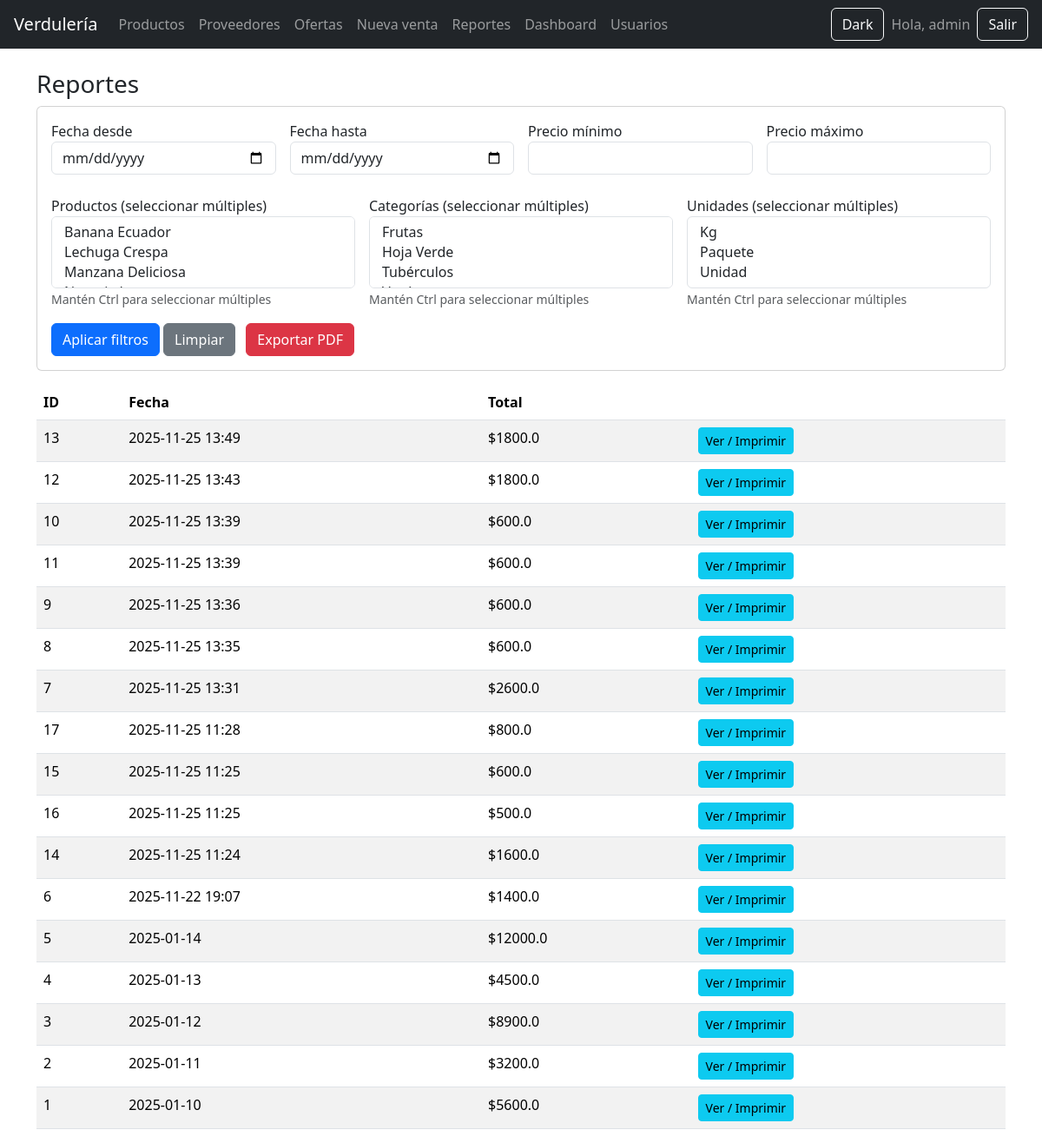
Screenshot of /reportes/ (signed in) with the database file from the repository.
### tables this page shows
CREATE TABLE ventas (
        id INTEGER PRIMARY KEY AUTOINCREMENT,
        fecha TEXT NOT NULL,
        total REAL NOT NULL
    );

### app/routes/reportes.py (the view)
@reportes_bp.route("/")
@login_required
def index():
    db = get_db()
    productos = db.execute("SELECT id, nombre FROM productos ORDER BY nombre").fetchall()
    categorias = db.execute("SELECT id, nombre FROM categorias ORDER BY nombre").fetchall()
    unidades = db.execute("SELECT id, nombre FROM unidades ORDER BY nombre").fetchall()
    sql, params, filtros = _build_ventas_query(request.args, limit=200)
    ventas = db.execute(sql, params).fetchall()
    return render_template("reportes/reportes.html", ventas=ventas,
                           productos=productos, categorias=categorias, unidades=unidades,
                           filtros=filtros)

### app/__init__.py (called while the page is built)
def create_app():
    app = Flask(__name__)
    app.secret_key = "clave-super-secreta"
    app.register_blueprint(auth_bp)
    app.register_blueprint(productos_bp)
    app.register_blueprint(ventas_bp)
    app.register_blueprint(reportes_bp)
    app.register_blueprint(admin_bp)
    app.register_blueprint(usuarios_bp)
    app.register_blueprint(proveedores_bp)
    app.register_blueprint(ofertas_bp)
    @app.route("/")
    def index():
        return render_template("index.html")
    @app.teardown_appcontext
    def teardown_db(exception):
        close_db()
    return app

### db.py (called while the page is built)
def get_db():
    if "db" not in g:
        g.db = sqlite3.connect(DB_NAME)
        g.db.row_factory = sqlite3.Row
    return g.db

### app/templates/reportes/reportes.html
{% extends "base.html" %}
{% block contenido %}
<h3>Reportes</h3>
<form method="GET" class="card p-3 mb-3">
    <div class="row g-3">
        <div class="col-md-3">
            <label>Fecha desde</label>
            <input type="date" name="fecha_desde" value="{{ filtros.fecha_desde or '' }}" class="form-control">
        </div>
        <div class="col-md-3">
            <label>Fecha hasta</label>
            <input type="date" name="fecha_hasta" value="{{ filtros.fecha_hasta or '' }}" class="form-control">
        </div>
        <div class="col-md-3">
            <label>Precio mínimo</label>
            <input type="number" step="0.01" name="precio_min" value="{{ filtros.precio_min or '' }}" class="form-control">
        </div>
        <div class="col-md-3">
            <label>Precio máximo</label>
            <input type="number" step="0.01" name="precio_max" value="{{ filtros.precio_max or '' }}" class="form-control">
        </div>
    </div>
    <div class="row g-3 mt-2">
        <div class="col-md-4">
            <label>Productos (seleccionar múltiples)</label>
            <select name="producto" multiple class="form-control" size="3">
                {% for p in productos %}
                <option value="{{ p.id }}" {% if p.id|string in filtros.prod_ids %}selected{% endif %}>{{ p.nombre }}</option>
                {% endfor %}
            </select>
            <small class="text-muted">Mantén Ctrl para seleccionar múltiples</small>
        </div>
        <div class="col-md-4">
            <label>Categorías (seleccionar múltiples)</label>
            <select name="categoria" multiple class="form-control" size="3">
                {% for c in categorias %}
                <option value="{{ c.id }}" {% if c.id|string in filtros.cat_ids %}selected{% endif %}>{{ c.nombre }}</option>
                {% endfor %}
            </select>
            <small class="text-muted">Mantén Ctrl para seleccionar múltiples</small>
        </div>
        <div class="col-md-4">
            <label>Unidades (seleccionar múltiples)</label>
            <select name="unidad" multiple class="form-control" size="3">
                {% for u in unidades %}
                <option value="{{ u.id }}" {% if u.id|string in filtros.uni_ids %}selected{% endif %}>{{ u.nombre }}</option>
                {% endfor %}
            </select>
            <small class="text-muted">Mantén Ctrl para seleccionar múltiples</small>
        </div>
    </div>
    <div class="mt-3">
        <button class="btn btn-primary">Aplicar filtros</button>
        <a href="/reportes/" class="btn btn-secondary">Limpiar</a>
        <a href="/reportes/export/pdf" class="btn btn-danger ms-2">Exportar PDF</a>
    </div>
</form>
<table class="table table-striped">
<thead>
<tr>
    <th>ID</th>
    <th>Fecha</th>
    <th>Total</th>
    <th></th>
</tr>
</thead>
<tbody>
{% for v in ventas %}
<tr>
    <td>{{v.id}}</td>
    <td>{{v.fecha}}</td>
    <td>${{v.total}}</td>
    <td>
        <a class="btn btn-sm btn-info" href="{{ url_for('reportes.ver_venta', id=v.id) }}">Ver / Imprimir</a>
    </td>
</tr>
{% endfor %}
</tbody>
</table>
{% endblock %}

### rows the page displays
ventas: id "13", fecha "2025-11-25 13:49", total "1800.0"
ventas: id "12", fecha "2025-11-25 13:43", total "1800.0"
ventas: id "10", fecha "2025-11-25 13:39", total "600.0"
ventas: id "11", fecha "2025-11-25 13:39", total "600.0"
ventas: id "9", fecha "2025-11-25 13:36", total "600.0"
ventas: id "8", fecha "2025-11-25 13:35", total "600.0"
ventas: id "7", fecha "2025-11-25 13:31", total "2600.0"
ventas: id "17", fecha "2025-11-25 11:28", total "800.0"
ventas: id "15", fecha "2025-11-25 11:25", total "600.0"
ventas: id "16", fecha "2025-11-25 11:25", total "500.0"
ventas: id "14", fecha "2025-11-25 11:24", total "1600.0"
ventas: id "6", fecha "2025-11-22 19:07", total "1400.0"
ventas: id "5", fecha "2025-01-14", total "12000.0"
ventas: id "4", fecha "2025-01-13", total "4500.0"
ventas: id "3", fecha "2025-01-12", total "8900.0"
ventas: id "2", fecha "2025-01-11", total "3200.0"
ventas: id "1", fecha "2025-01-10", total "5600.0"

### other values shown
{{ session.username }} "admin"
